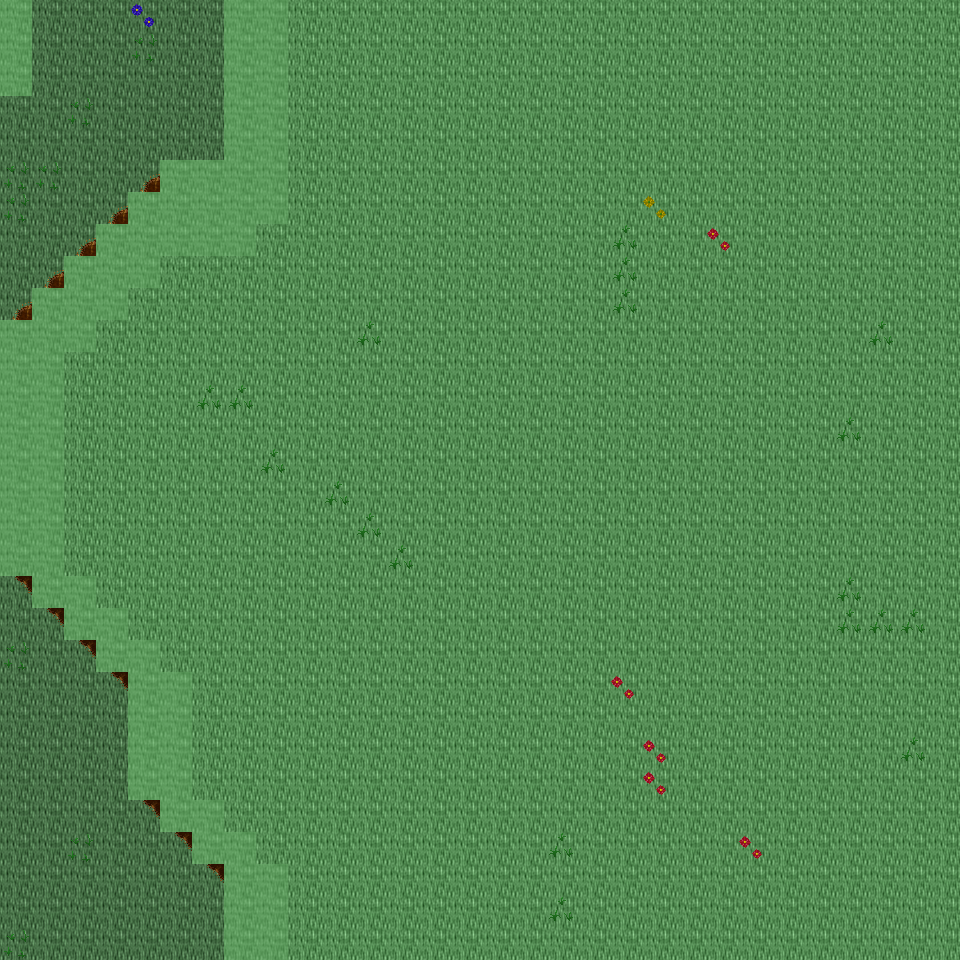

This is a level from a 2D game, rendered from its Tiled map with the project's own tilesets. A one-line summary and the map file follow, with tile-layer data summarised:
An orthogonal 30x30 tile map with 32x32 px tiles, 6 tile layers (Ground, Object, Object2, Above, ...), 16 tilesets and 7 objects (7x mapExit).

<map version="1.0" orientation="orthogonal" renderorder="right-down" width="30" height="30" tilewidth="32" tileheight="32" nextobjectid="8">
  <tileset firstgid="1" name="tileset_ground_ground" tilewidth="32" tileheight="32" tilecount="33" columns="3">
    <image source="../drawable/tileset_ground_ground.png" width="96" height="352" />
  </tileset>
  <tileset firstgid="34" name="tileset_ground_ridge_earth_dark" tilewidth="32" tileheight="32" tilecount="96" columns="12">
    <image source="../drawable/tileset_ground_ridge_earth_dark.png" width="384" height="256" />
  </tileset>
  <tileset firstgid="130" name="tileset_ground_earth_edges" tilewidth="32" tileheight="32" tilecount="18" columns="6">
    <image source="../drawable/tileset_ground_earth_edges.png" width="192" height="96" />
  </tileset>
  <tileset firstgid="148" name="tileset_ground_rock_pebbles" tilewidth="32" tileheight="32" tilecount="3" columns="1">
    <image source="../drawable/tileset_ground_rock_pebbles.png" width="32" height="96" />
  </tileset>
  <tileset firstgid="151" name="tileset_plant_grasses" tilewidth="32" tileheight="32" tilecount="6" columns="3">
    <image source="../drawable/tileset_plant_grasses.png" width="96" height="64" />
  </tileset>
  <tileset firstgid="157" name="tileset_plant_flower_daisy_white" tilewidth="32" tileheight="32" tilecount="8" columns="2">
    <image source="../drawable/tileset_plant_flower_daisy_white.png" width="64" height="128" />
  </tileset>
  <tileset firstgid="165" name="tileset_plant_flower_daisy_blue" tilewidth="32" tileheight="32" tilecount="8" columns="2">
    <image source="../drawable/tileset_plant_flower_daisy_blue.png" width="64" height="128" />
  </tileset>
  <tileset firstgid="173" name="tileset_plant_flower_daisy_red" tilewidth="32" tileheight="32" tilecount="8" columns="2">
    <image source="../drawable/tileset_plant_flower_daisy_red.png" width="64" height="128" />
  </tileset>
  <tileset firstgid="181" name="tileset_plant_flower_daisy_yellow" tilewidth="32" tileheight="32" tilecount="8" columns="2">
    <image source="../drawable/tileset_plant_flower_daisy_yellow.png" width="64" height="128" />
  </tileset>
  <tileset firstgid="189" name="tileset_plant_tree_tree_green" tilewidth="32" tileheight="32" tilecount="80" columns="8">
    <image source="../drawable/tileset_plant_tree_tree_green.png" width="256" height="352" />
  </tileset>
  <tileset firstgid="269" name="tileset_logic_portal" tilewidth="32" tileheight="32" tilecount="24" columns="8">
    <image source="../drawable/tileset_logic_portal.png" width="256" height="96" />
  </tileset>
  <tileset firstgid="293" name="tileset_logic_collision" tilewidth="32" tileheight="32" tilecount="1" columns="1">
    <image source="../drawable/tileset_logic_collision.png" width="32" height="32" />
  </tileset>
  <tileset firstgid="294" name="tileset_furniture_chair_bench_wooden" tilewidth="32" tileheight="32" tilecount="8" columns="2">
    <image source="../drawable/tileset_furniture_chair_bench_wooden.png" width="64" height="128" />
  </tileset>
  <tileset firstgid="302" name="tileset_plant_stump_int_small_stump_2" tilewidth="32" tileheight="32" tilecount="1" columns="1">
    <image source="../drawable/tileset_plant_stump_int_small_stump_2.png" width="32" height="32" />
  </tileset>
  <tileset firstgid="303" name="tileset_object_well_hoist" tilewidth="32" tileheight="32" tilecount="9" columns="3">
    <image source="../drawable/tileset_object_well_hoist.png" width="96" height="96" />
  </tileset>
  <tileset firstgid="312" name="tileset_logic_creature_mutant" tilewidth="32" tileheight="32" tilecount="7" columns="7">
    <image source="../drawable/tileset_logic_creature_mutant.png" width="224" height="32" />
  </tileset>
  <layer name="Ground" width="30" height="30">
    <data>[900 cells, 900 non-empty, 2 distinct tile ids]</data>
  </layer>
  <layer name="Object" width="30" height="30">
    <data>[900 cells, 120 non-empty, 20 distinct tile ids]</data>
  </layer>
  <layer name="Object2" width="30" height="30">
    <data>[900 cells, 0 non-empty, 0 distinct tile ids]</data>
  </layer>
  <layer name="Above" width="30" height="30">
    <data>[900 cells, 0 non-empty, 0 distinct tile ids]</data>
  </layer>
  <layer name="Above2" width="30" height="30">
    <data>[900 cells, 0 non-empty, 0 distinct tile ids]</data>
  </layer>
  <layer name="Walkable" width="30" height="30">
    <data>[900 cells, 74 non-empty, 1 distinct tile ids]</data>
  </layer>
  <objectgroup name="MapEvents">
    <object id="1" name="north" type="mapExit" x="32" y="0" width="192" height="32">
      <properties>
        <property name="map" value="level_0_x87_y42" />
        <property name="x" value="1" />
        <property name="y" value="28" />
      </properties>
    </object>
    <object id="2" name="north2" type="mapExit" x="288" y="0" width="672" height="32">
      <properties>
        <property name="map" value="level_0_x87_y42" />
        <property name="x" value="9" />
        <property name="y" value="28" />
      </properties>
    </object>
    <object id="3" name="south" type="mapExit" x="0" y="928" width="224" height="32">
      <properties>
        <property name="map" value="level_0_x87_y44" />
        <property name="x" value="0" />
        <property name="y" value="1" />
      </properties>
    </object>
    <object id="4" name="south2" type="mapExit" x="288" y="928" width="672" height="32">
      <properties>
        <property name="map" value="level_0_x87_y44" />
        <property name="x" value="9" />
        <property name="y" value="1" />
      </properties>
    </object>
    <object id="5" name="west" type="mapExit" x="0" y="96" width="32" height="224">
      <properties>
        <property name="map" value="level_0_x86_y43" />
        <property name="x" value="28" />
        <property name="y" value="3" />
      </properties>
    </object>
    <object id="6" name="west2" type="mapExit" x="0" y="576" width="32" height="384">
      <properties>
        <property name="map" value="level_0_x86_y43" />
        <property name="x" value="28" />
        <property name="y" value="18" />
      </properties>
    </object>
    <object id="7" name="east" type="mapExit" x="928" y="0" width="32" height="960">
      <properties>
        <property name="map" value="level_0_x88_y43" />
        <property name="x" value="1" />
        <property name="y" value="0" />
      </properties>
    </object>
  </objectgroup>
</map>
